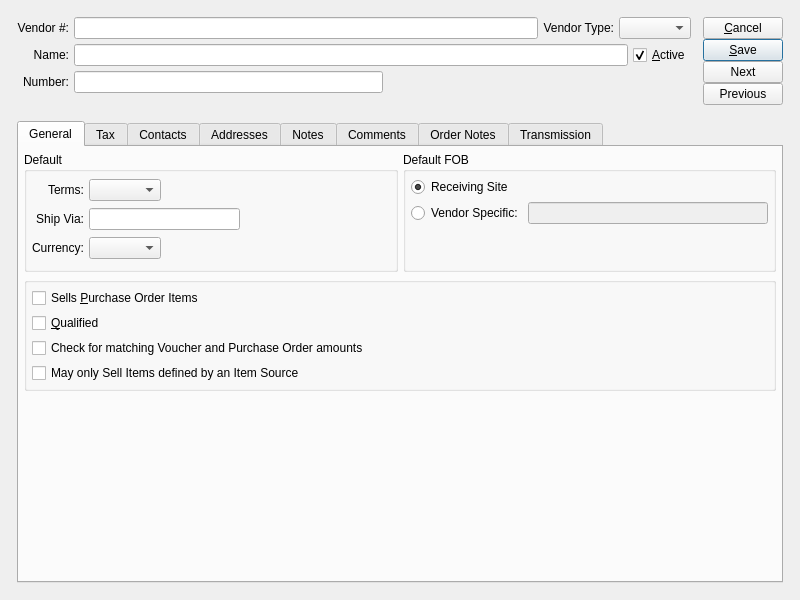
<?xml version="1.0" encoding="UTF-8"?>
<ui version="4.0">
 <comment>This file is part of the xTuple ERP: PostBooks Edition, a free and
open source Enterprise Resource Planning software suite,
Copyright (c) 1999-2010 by OpenMFG LLC, d/b/a xTuple.
It is licensed to you under the Common Public Attribution License
version 1.0, the full text of which (including xTuple-specific Exhibits)
is available at www.xtuple.com/CPAL.  By using this software, you agree
to be bound by its terms.</comment>
 <class>vendor</class>
 <widget class="QWidget" name="vendor">
  <property name="geometry">
   <rect>
    <x>0</x>
    <y>0</y>
    <width>800</width>
    <height>600</height>
   </rect>
  </property>
  <property name="windowTitle">
   <string>Vendor</string>
  </property>
  <layout class="QGridLayout">
   <item row="0" column="0">
    <layout class="QGridLayout">
     <property name="margin">
      <number>12</number>
     </property>
     <property name="spacing">
      <number>12</number>
     </property>
     <item row="0" column="0">
      <layout class="QVBoxLayout">
       <item>
        <layout class="QGridLayout">
         <item row="0" column="0">
          <widget class="QLabel" name="_numberLit">
           <property name="text">
            <string>Vendor #:</string>
           </property>
           <property name="alignment">
            <set>Qt::AlignRight|Qt::AlignTrailing|Qt::AlignVCenter</set>
           </property>
           <property name="buddy">
            <cstring>_number</cstring>
           </property>
          </widget>
         </item>
         <item row="0" column="1">
          <layout class="QHBoxLayout">
           <item>
            <widget class="XLineEdit" name="_number"/>
           </item>
           <item>
            <widget class="QLabel" name="_vendtypeLit">
             <property name="text">
              <string>Vendor Type:</string>
             </property>
             <property name="alignment">
              <set>Qt::AlignRight|Qt::AlignTrailing|Qt::AlignVCenter</set>
             </property>
             <property name="buddy">
              <cstring>_vendtype</cstring>
             </property>
            </widget>
           </item>
           <item>
            <widget class="XComboBox" name="_vendtype">
             <property name="allowNull">
              <bool>true</bool>
             </property>
             <property name="type">
              <enum>XComboBox::VendorTypes</enum>
             </property>
            </widget>
           </item>
          </layout>
         </item>
         <item row="1" column="0">
          <widget class="QLabel" name="_nameLit">
           <property name="text">
            <string>Name:</string>
           </property>
           <property name="alignment">
            <set>Qt::AlignRight|Qt::AlignTrailing|Qt::AlignVCenter</set>
           </property>
           <property name="buddy">
            <cstring>_name</cstring>
           </property>
          </widget>
         </item>
         <item row="1" column="1">
          <layout class="QHBoxLayout">
           <item>
            <widget class="XLineEdit" name="_name"/>
           </item>
           <item>
            <widget class="QCheckBox" name="_active">
             <property name="text">
              <string>&amp;Active</string>
             </property>
             <property name="checked">
              <bool>true</bool>
             </property>
            </widget>
           </item>
          </layout>
         </item>
         <item row="2" column="0">
          <widget class="QLabel" name="_accountNumberLit">
           <property name="text">
            <string>Number:</string>
           </property>
           <property name="alignment">
            <set>Qt::AlignRight|Qt::AlignTrailing|Qt::AlignVCenter</set>
           </property>
           <property name="buddy">
            <cstring>_accountNumber</cstring>
           </property>
          </widget>
         </item>
         <item row="2" column="1">
          <layout class="QHBoxLayout">
           <item>
            <widget class="XLineEdit" name="_accountNumber"/>
           </item>
           <item>
            <spacer>
             <property name="orientation">
              <enum>Qt::Horizontal</enum>
             </property>
             <property name="sizeType">
              <enum>QSizePolicy::Expanding</enum>
             </property>
             <property name="sizeHint" stdset="0">
              <size>
               <width>26</width>
               <height>10</height>
              </size>
             </property>
            </spacer>
           </item>
          </layout>
         </item>
        </layout>
       </item>
       <item>
        <spacer>
         <property name="orientation">
          <enum>Qt::Vertical</enum>
         </property>
         <property name="sizeHint" stdset="0">
          <size>
           <width>20</width>
           <height>16</height>
          </size>
         </property>
        </spacer>
       </item>
      </layout>
     </item>
     <item row="0" column="1">
      <layout class="QVBoxLayout">
       <property name="spacing">
        <number>0</number>
       </property>
       <item>
        <layout class="QVBoxLayout">
         <property name="spacing">
          <number>0</number>
         </property>
         <item>
          <widget class="QPushButton" name="_close">
           <property name="text">
            <string>&amp;Cancel</string>
           </property>
          </widget>
         </item>
         <item>
          <widget class="QPushButton" name="_save">
           <property name="text">
            <string>&amp;Save</string>
           </property>
           <property name="default">
            <bool>true</bool>
           </property>
          </widget>
         </item>
         <item>
          <widget class="QPushButton" name="_next">
           <property name="text">
            <string>Next</string>
           </property>
          </widget>
         </item>
         <item>
          <widget class="QPushButton" name="_previous">
           <property name="text">
            <string>Previous</string>
           </property>
          </widget>
         </item>
         <item>
          <spacer name="verticalSpacer">
           <property name="orientation">
            <enum>Qt::Vertical</enum>
           </property>
           <property name="sizeHint" stdset="0">
            <size>
             <width>20</width>
             <height>0</height>
            </size>
           </property>
          </spacer>
         </item>
        </layout>
       </item>
       <item>
        <spacer>
         <property name="orientation">
          <enum>Qt::Vertical</enum>
         </property>
         <property name="sizeType">
          <enum>QSizePolicy::Expanding</enum>
         </property>
         <property name="sizeHint" stdset="0">
          <size>
           <width>20</width>
           <height>0</height>
          </size>
         </property>
        </spacer>
       </item>
      </layout>
     </item>
     <item row="1" column="0" colspan="2">
      <widget class="QTabWidget" name="_tabs">
       <property name="sizePolicy">
        <sizepolicy hsizetype="Expanding" vsizetype="Expanding">
         <horstretch>0</horstretch>
         <verstretch>1</verstretch>
        </sizepolicy>
       </property>
       <property name="currentIndex">
        <number>0</number>
       </property>
       <widget class="QWidget" name="generalTab">
        <attribute name="title">
         <string>General</string>
        </attribute>
        <layout class="QGridLayout">
         <item row="0" column="0">
          <layout class="QVBoxLayout">
           <item>
            <layout class="QGridLayout">
             <item row="0" column="0">
              <widget class="QGroupBox" name="_defaultGroup">
               <property name="title">
                <string>Default</string>
               </property>
               <layout class="QGridLayout">
                <item row="0" column="0">
                 <widget class="QLabel" name="_defaultTermsLit">
                  <property name="text">
                   <string>Terms:</string>
                  </property>
                  <property name="alignment">
                   <set>Qt::AlignRight|Qt::AlignTrailing|Qt::AlignVCenter</set>
                  </property>
                 </widget>
                </item>
                <item row="0" column="1">
                 <layout class="QHBoxLayout">
                  <item>
                   <widget class="XComboBox" name="_defaultTerms">
                    <property name="allowNull">
                     <bool>true</bool>
                    </property>
                    <property name="type">
                     <enum>XComboBox::APTerms</enum>
                    </property>
                   </widget>
                  </item>
                  <item>
                   <spacer>
                    <property name="orientation">
                     <enum>Qt::Horizontal</enum>
                    </property>
                    <property name="sizeType">
                     <enum>QSizePolicy::Expanding</enum>
                    </property>
                    <property name="sizeHint" stdset="0">
                     <size>
                      <width>61</width>
                      <height>20</height>
                     </size>
                    </property>
                   </spacer>
                  </item>
                 </layout>
                </item>
                <item row="1" column="0">
                 <widget class="QLabel" name="_defaultShipViaLit">
                  <property name="text">
                   <string>Ship Via:</string>
                  </property>
                  <property name="alignment">
                   <set>Qt::AlignRight|Qt::AlignTrailing|Qt::AlignVCenter</set>
                  </property>
                 </widget>
                </item>
                <item row="1" column="1">
                 <layout class="QHBoxLayout">
                  <item>
                   <widget class="XLineEdit" name="_defaultShipVia"/>
                  </item>
                  <item>
                   <spacer>
                    <property name="orientation">
                     <enum>Qt::Horizontal</enum>
                    </property>
                    <property name="sizeHint" stdset="0">
                     <size>
                      <width>40</width>
                      <height>20</height>
                     </size>
                    </property>
                   </spacer>
                  </item>
                 </layout>
                </item>
                <item row="2" column="0">
                 <widget class="QLabel" name="_defaultCurrLit">
                  <property name="text">
                   <string>Currency:</string>
                  </property>
                 </widget>
                </item>
                <item row="2" column="1">
                 <layout class="QHBoxLayout">
                  <item>
                   <widget class="XComboBox" name="_defaultCurr">
                    <property name="type">
                     <enum>XComboBox::Currencies</enum>
                    </property>
                   </widget>
                  </item>
                  <item>
                   <spacer>
                    <property name="orientation">
                     <enum>Qt::Horizontal</enum>
                    </property>
                    <property name="sizeType">
                     <enum>QSizePolicy::Expanding</enum>
                    </property>
                    <property name="sizeHint" stdset="0">
                     <size>
                      <width>141</width>
                      <height>20</height>
                     </size>
                    </property>
                   </spacer>
                  </item>
                 </layout>
                </item>
               </layout>
              </widget>
             </item>
             <item row="0" column="1">
              <widget class="QGroupBox" name="_defaultFOBGroup">
               <property name="title">
                <string>Default FOB</string>
               </property>
               <layout class="QGridLayout">
                <item row="0" column="0">
                 <layout class="QVBoxLayout">
                  <item>
                   <layout class="QGridLayout">
                    <item row="0" column="0" colspan="2">
                     <widget class="QRadioButton" name="_useWarehouseFOB">
                      <property name="text">
                       <string>Receiving Site</string>
                      </property>
                      <property name="checked">
                       <bool>true</bool>
                      </property>
                     </widget>
                    </item>
                    <item row="1" column="0">
                     <widget class="QRadioButton" name="_useVendorFOB">
                      <property name="text">
                       <string>Vendor Specific:</string>
                      </property>
                     </widget>
                    </item>
                    <item row="1" column="1">
                     <widget class="XLineEdit" name="_vendorFOB">
                      <property name="enabled">
                       <bool>false</bool>
                      </property>
                     </widget>
                    </item>
                   </layout>
                  </item>
                  <item>
                   <spacer>
                    <property name="orientation">
                     <enum>Qt::Vertical</enum>
                    </property>
                    <property name="sizeHint" stdset="0">
                     <size>
                      <width>20</width>
                      <height>40</height>
                     </size>
                    </property>
                   </spacer>
                  </item>
                 </layout>
                </item>
               </layout>
              </widget>
             </item>
             <item row="1" column="0" colspan="2">
              <widget class="QGroupBox" name="_settingsGroup">
               <property name="title">
                <string/>
               </property>
               <layout class="QGridLayout">
                <item row="0" column="0">
                 <widget class="QCheckBox" name="_poItems">
                  <property name="text">
                   <string>Sells &amp;Purchase Order Items</string>
                  </property>
                 </widget>
                </item>
                <item row="1" column="0">
                 <widget class="QCheckBox" name="_qualified">
                  <property name="text">
                   <string>&amp;Qualified</string>
                  </property>
                 </widget>
                </item>
                <item row="2" column="0">
                 <widget class="QCheckBox" name="_match">
                  <property name="text">
                   <string>Check for matching Voucher and Purchase Order amounts</string>
                  </property>
                 </widget>
                </item>
                <item row="3" column="0">
                 <widget class="QCheckBox" name="_restrictToItemSource">
                  <property name="text">
                   <string>May only Sell Items defined by an Item Source</string>
                  </property>
                 </widget>
                </item>
               </layout>
              </widget>
             </item>
            </layout>
           </item>
           <item>
            <spacer>
             <property name="orientation">
              <enum>Qt::Vertical</enum>
             </property>
             <property name="sizeType">
              <enum>QSizePolicy::Expanding</enum>
             </property>
             <property name="sizeHint" stdset="0">
              <size>
               <width>16</width>
               <height>16</height>
              </size>
             </property>
            </spacer>
           </item>
          </layout>
         </item>
        </layout>
       </widget>
       <widget class="QWidget" name="taxTab">
        <attribute name="title">
         <string>Tax</string>
        </attribute>
        <layout class="QGridLayout">
         <item row="0" column="0">
          <widget class="QCheckBox" name="_receives1099">
           <property name="text">
            <string>Receives a &amp;1099</string>
           </property>
          </widget>
         </item>
         <item row="1" column="0">
          <layout class="QHBoxLayout">
           <property name="spacing">
            <number>5</number>
           </property>
           <item>
            <widget class="QLabel" name="_taxzoneLit">
             <property name="text">
              <string>Default Tax Zone:</string>
             </property>
             <property name="alignment">
              <set>Qt::AlignRight|Qt::AlignTrailing|Qt::AlignVCenter</set>
             </property>
             <property name="buddy">
              <cstring>_taxzone</cstring>
             </property>
            </widget>
           </item>
           <item>
            <widget class="XComboBox" name="_taxzone">
             <property name="allowNull">
              <bool>true</bool>
             </property>
             <property name="nullStr">
              <string>None</string>
             </property>
             <property name="type">
              <enum>XComboBox::TaxZones</enum>
             </property>
            </widget>
           </item>
           <item>
            <spacer>
             <property name="orientation">
              <enum>Qt::Horizontal</enum>
             </property>
             <property name="sizeHint" stdset="0">
              <size>
               <width>40</width>
               <height>20</height>
              </size>
             </property>
            </spacer>
           </item>
          </layout>
         </item>
         <item row="2" column="0">
          <layout class="QHBoxLayout">
           <item>
            <layout class="QVBoxLayout">
             <property name="spacing">
              <number>0</number>
             </property>
             <item>
              <widget class="QLabel" name="_taxregLit">
               <property name="text">
                <string>Tax Registration Numbers:</string>
               </property>
               <property name="buddy">
                <cstring>_taxreg</cstring>
               </property>
              </widget>
             </item>
             <item>
              <layout class="QHBoxLayout">
               <item>
                <widget class="XTreeWidget" name="_taxreg"/>
               </item>
               <item>
                <layout class="QVBoxLayout">
                 <property name="spacing">
                  <number>0</number>
                 </property>
                 <item>
                  <widget class="QPushButton" name="_newTaxreg">
                   <property name="text">
                    <string>New</string>
                   </property>
                  </widget>
                 </item>
                 <item>
                  <widget class="QPushButton" name="_editTaxreg">
                   <property name="enabled">
                    <bool>false</bool>
                   </property>
                   <property name="text">
                    <string>Edit</string>
                   </property>
                  </widget>
                 </item>
                 <item>
                  <widget class="QPushButton" name="_viewTaxreg">
                   <property name="enabled">
                    <bool>false</bool>
                   </property>
                   <property name="text">
                    <string>View</string>
                   </property>
                  </widget>
                 </item>
                 <item>
                  <widget class="QPushButton" name="_deleteTaxreg">
                   <property name="enabled">
                    <bool>false</bool>
                   </property>
                   <property name="text">
                    <string>Delete</string>
                   </property>
                  </widget>
                 </item>
                 <item>
                  <spacer>
                   <property name="orientation">
                    <enum>Qt::Vertical</enum>
                   </property>
                   <property name="sizeHint" stdset="0">
                    <size>
                     <width>20</width>
                     <height>40</height>
                    </size>
                   </property>
                  </spacer>
                 </item>
                </layout>
               </item>
              </layout>
             </item>
            </layout>
           </item>
           <item>
            <spacer>
             <property name="orientation">
              <enum>Qt::Horizontal</enum>
             </property>
             <property name="sizeHint" stdset="0">
              <size>
               <width>40</width>
               <height>20</height>
              </size>
             </property>
            </spacer>
           </item>
          </layout>
         </item>
        </layout>
       </widget>
       <widget class="QWidget" name="contactTab">
        <attribute name="title">
         <string>Contacts</string>
        </attribute>
        <layout class="QGridLayout">
         <item row="0" column="0">
          <widget class="QGroupBox" name="_contact1Box">
           <property name="title">
            <string>Contact 1</string>
           </property>
           <layout class="QHBoxLayout">
            <property name="spacing">
             <number>0</number>
            </property>
            <property name="margin">
             <number>2</number>
            </property>
            <item>
             <widget class="ContactCluster" name="_contact1">
              <property name="minimalLayout">
               <bool>true</bool>
              </property>
              <property name="initialsVisible" stdset="0">
               <bool>false</bool>
              </property>
             </widget>
            </item>
           </layout>
          </widget>
         </item>
         <item row="1" column="0">
          <widget class="QGroupBox" name="_contact2Box">
           <property name="title">
            <string>Contact 2</string>
           </property>
           <layout class="QHBoxLayout">
            <property name="spacing">
             <number>0</number>
            </property>
            <property name="margin">
             <number>2</number>
            </property>
            <item>
             <widget class="ContactCluster" name="_contact2">
              <property name="minimalLayout">
               <bool>true</bool>
              </property>
             </widget>
            </item>
           </layout>
          </widget>
         </item>
         <item row="2" column="0">
          <spacer>
           <property name="orientation">
            <enum>Qt::Vertical</enum>
           </property>
           <property name="sizeType">
            <enum>QSizePolicy::Expanding</enum>
           </property>
           <property name="sizeHint" stdset="0">
            <size>
             <width>20</width>
             <height>0</height>
            </size>
           </property>
          </spacer>
         </item>
        </layout>
       </widget>
       <widget class="QWidget" name="addressTab">
        <attribute name="title">
         <string>Addresses</string>
        </attribute>
        <layout class="QGridLayout">
         <item row="0" column="0">
          <layout class="QHBoxLayout">
           <property name="spacing">
            <number>12</number>
           </property>
           <item>
            <widget class="QRadioButton" name="_mainButton">
             <property name="text">
              <string>Main</string>
             </property>
             <property name="checked">
              <bool>true</bool>
             </property>
            </widget>
           </item>
           <item>
            <widget class="QRadioButton" name="_altButton">
             <property name="text">
              <string>Alternates</string>
             </property>
            </widget>
           </item>
           <item>
            <spacer>
             <property name="orientation">
              <enum>Qt::Horizontal</enum>
             </property>
             <property name="sizeHint" stdset="0">
              <size>
               <width>40</width>
               <height>20</height>
              </size>
             </property>
            </spacer>
           </item>
          </layout>
         </item>
         <item row="1" column="0">
          <widget class="QStackedWidget" name="_addressStack">
           <property name="currentIndex">
            <number>0</number>
           </property>
           <widget class="QWidget" name="page">
            <layout class="QGridLayout">
             <item row="0" column="0">
              <layout class="QVBoxLayout">
               <item>
                <layout class="QHBoxLayout">
                 <item>
                  <widget class="AddressCluster" name="_address"/>
                 </item>
                 <item>
                  <spacer>
                   <property name="orientation">
                    <enum>Qt::Horizontal</enum>
                   </property>
                   <property name="sizeHint" stdset="0">
                    <size>
                     <width>40</width>
                     <height>20</height>
                    </size>
                   </property>
                  </spacer>
                 </item>
                </layout>
               </item>
               <item>
                <spacer>
                 <property name="orientation">
                  <enum>Qt::Vertical</enum>
                 </property>
                 <property name="sizeHint" stdset="0">
                  <size>
                   <width>20</width>
                   <height>40</height>
                  </size>
                 </property>
                </spacer>
               </item>
              </layout>
             </item>
            </layout>
           </widget>
           <widget class="QWidget" name="page_2">
            <layout class="QGridLayout">
             <item row="0" column="0">
              <layout class="QHBoxLayout">
               <item>
                <widget class="XTreeWidget" name="_vendaddr">
                 <property name="sizePolicy">
                  <sizepolicy hsizetype="Expanding" vsizetype="Expanding">
                   <horstretch>0</horstretch>
                   <verstretch>0</verstretch>
                  </sizepolicy>
                 </property>
                </widget>
               </item>
               <item>
                <layout class="QVBoxLayout">
                 <property name="spacing">
                  <number>5</number>
                 </property>
                 <item>
                  <widget class="QPushButton" name="_printAddresses">
                   <property name="text">
                    <string>Print</string>
                   </property>
                  </widget>
                 </item>
                 <item>
                  <layout class="QVBoxLayout">
                   <property name="spacing">
                    <number>0</number>
                   </property>
                   <item>
                    <widget class="QPushButton" name="_newAddress">
                     <property name="text">
                      <string>&amp;New</string>
                     </property>
                    </widget>
                   </item>
                   <item>
                    <widget class="QPushButton" name="_editAddress">
                     <property name="enabled">
                      <bool>false</bool>
                     </property>
                     <property name="text">
                      <string>&amp;Edit</string>
                     </property>
                    </widget>
                   </item>
                   <item>
                    <widget class="QPushButton" name="_viewAddress">
                     <property name="enabled">
                      <bool>false</bool>
                     </property>
                     <property name="text">
                      <string>&amp;View</string>
                     </property>
                    </widget>
                   </item>
                   <item>
                    <widget class="QPushButton" name="_deleteAddress">
                     <property name="enabled">
                      <bool>false</bool>
                     </property>
                     <property name="text">
                      <string>&amp;Delete</string>
                     </property>
                    </widget>
                   </item>
                   <item>
                    <spacer>
                     <property name="orientation">
                      <enum>Qt::Vertical</enum>
                     </property>
                     <property name="sizeType">
                      <enum>QSizePolicy::Expanding</enum>
                     </property>
                     <property name="sizeHint" stdset="0">
                      <size>
                       <width>20</width>
                       <height>0</height>
                      </size>
                     </property>
                    </spacer>
                   </item>
                  </layout>
                 </item>
                </layout>
               </item>
              </layout>
             </item>
            </layout>
           </widget>
          </widget>
         </item>
        </layout>
       </widget>
       <widget class="QWidget" name="notesTab">
        <attribute name="title">
         <string>Notes</string>
        </attribute>
        <layout class="QGridLayout">
         <item row="0" column="0">
          <widget class="QTextEdit" name="_notes"/>
         </item>
        </layout>
       </widget>
       <widget class="QWidget" name="commentsTab">
        <attribute name="title">
         <string>Comments</string>
        </attribute>
        <layout class="QGridLayout">
         <item row="0" column="0">
          <widget class="Comments" name="_comments">
           <property name="focusPolicy">
            <enum>Qt::StrongFocus</enum>
           </property>
           <property name="type">
            <enum>Comments::Vendor</enum>
           </property>
          </widget>
         </item>
        </layout>
       </widget>
       <widget class="QWidget" name="ponotesTab">
        <attribute name="title">
         <string>Order Notes</string>
        </attribute>
        <layout class="QGridLayout">
         <item row="0" column="0">
          <widget class="QTextEdit" name="_poComments"/>
         </item>
        </layout>
       </widget>
       <widget class="QWidget" name="ediTab">
        <attribute name="title">
         <string>Transmission</string>
        </attribute>
        <layout class="QGridLayout">
         <item row="0" column="0">
          <layout class="QHBoxLayout">
           <property name="spacing">
            <number>12</number>
           </property>
           <item>
            <widget class="QRadioButton" name="_checksButton">
             <property name="text">
              <string>Checks</string>
             </property>
            </widget>
           </item>
           <item>
            <spacer>
             <property name="orientation">
              <enum>Qt::Horizontal</enum>
             </property>
             <property name="sizeHint" stdset="0">
              <size>
               <width>40</width>
               <height>20</height>
              </size>
             </property>
            </spacer>
           </item>
          </layout>
         </item>
         <item row="1" column="0">
          <widget class="QStackedWidget" name="_transmitStack">
           <property name="currentIndex">
            <number>0</number>
           </property>
           <widget class="QWidget" name="_emptyPage">
            <layout class="QHBoxLayout" name="horizontalLayout"/>
           </widget>
           <widget class="QWidget" name="_eftPage">
            <layout class="QGridLayout">
             <item row="0" column="0">
              <widget class="QGroupBox" name="_achGroup">
               <property name="title">
                <string>Enable EFT Check Printing</string>
               </property>
               <property name="checkable">
                <bool>true</bool>
               </property>
               <property name="checked">
                <bool>false</bool>
               </property>
               <layout class="QGridLayout">
                <item row="0" column="0">
                 <widget class="QLabel" name="_routingNumberLit">
                  <property name="text">
                   <string>Routing Number:</string>
                  </property>
                  <property name="alignment">
                   <set>Qt::AlignRight|Qt::AlignTrailing|Qt::AlignVCenter</set>
                  </property>
                  <property name="buddy">
                   <cstring>_accountNumber</cstring>
                  </property>
                 </widget>
                </item>
                <item row="0" column="1">
                 <widget class="XLineEdit" name="_routingNumber"/>
                </item>
                <item row="0" column="2">
                 <spacer>
                  <property name="orientation">
                   <enum>Qt::Horizontal</enum>
                  </property>
                  <property name="sizeHint" stdset="0">
                   <size>
                    <width>261</width>
                    <height>16</height>
                   </size>
                  </property>
                 </spacer>
                </item>
                <item row="1" column="0">
                 <widget class="QLabel" name="_achAccountNumberLit">
                  <property name="text">
                   <string>Account Number:</string>
                  </property>
                  <property name="alignment">
                   <set>Qt::AlignRight|Qt::AlignTrailing|Qt::AlignVCenter</set>
                  </property>
                 </widget>
                </item>
                <item row="1" column="1">
                 <widget class="XLineEdit" name="_achAccountNumber"/>
                </item>
                <item row="2" column="0">
                 <widget class="QLabel" name="_accounTypeLit">
                  <property name="text">
                   <string>Account Type:</string>
                  </property>
                  <property name="alignment">
                   <set>Qt::AlignRight|Qt::AlignTrailing|Qt::AlignVCenter</set>
                  </property>
                 </widget>
                </item>
                <item row="2" column="1">
                 <widget class="XComboBox" name="_accountType"/>
                </item>
                <item row="4" column="0" colspan="2">
                 <widget class="QGroupBox" name="_useACHSpecial">
                  <property name="title">
                   <string>Use Instead of Vendor Number and Name:</string>
                  </property>
                  <property name="checkable">
                   <bool>true</bool>
                  </property>
                  <layout class="QGridLayout">
                   <item row="0" column="0">
                    <widget class="QLabel" name="_individualIdLit">
                     <property name="text">
                      <string>Identification Number:</string>
                     </property>
                     <property name="alignment">
                      <set>Qt::AlignRight|Qt::AlignTrailing|Qt::AlignVCenter</set>
                     </property>
                     <property name="buddy">
                      <cstring>_accountNumber</cstring>
                     </property>
                    </widget>
                   </item>
                   <item row="0" column="1">
                    <widget class="XLineEdit" name="_individualId">
                     <property name="maxLength">
                      <number>15</number>
                     </property>
                    </widget>
                   </item>
                   <item row="1" column="0">
                    <widget class="QLabel" name="_individualNameLit">
                     <property name="text">
                      <string>Name:</string>
                     </property>
                     <property name="alignment">
                      <set>Qt::AlignRight|Qt::AlignTrailing|Qt::AlignVCenter</set>
                     </property>
                     <property name="buddy">
                      <cstring>_accountNumber</cstring>
                     </property>
                    </widget>
                   </item>
                   <item row="1" column="1">
                    <widget class="XLineEdit" name="_individualName">
                     <property name="maxLength">
                      <number>22</number>
                     </property>
                    </widget>
                   </item>
                  </layout>
                 </widget>
                </item>
                <item row="5" column="0" colspan="3">
                 <spacer>
                  <property name="orientation">
                   <enum>Qt::Vertical</enum>
                  </property>
                  <property name="sizeHint" stdset="0">
                   <size>
                    <width>20</width>
                    <height>40</height>
                   </size>
                  </property>
                 </spacer>
                </item>
                <item row="3" column="0">
                 <spacer>
                  <property name="orientation">
                   <enum>Qt::Vertical</enum>
                  </property>
                  <property name="sizeType">
                   <enum>QSizePolicy::Fixed</enum>
                  </property>
                  <property name="sizeHint" stdset="0">
                   <size>
                    <width>20</width>
                    <height>10</height>
                   </size>
                  </property>
                 </spacer>
                </item>
               </layout>
              </widget>
             </item>
            </layout>
           </widget>
          </widget>
         </item>
        </layout>
       </widget>
      </widget>
     </item>
    </layout>
   </item>
  </layout>
 </widget>
 <layoutdefault spacing="5" margin="5"/>
 <pixmapfunction>qPixmapFromMimeSource</pixmapfunction>
 <customwidgets>
  <customwidget>
   <class>AddressCluster</class>
   <extends>QWidget</extends>
   <header>addresscluster.h</header>
  </customwidget>
  <customwidget>
   <class>Comments</class>
   <extends>QWidget</extends>
   <header>comments.h</header>
  </customwidget>
  <customwidget>
   <class>ContactCluster</class>
   <extends>QWidget</extends>
   <header>contactcluster.h</header>
  </customwidget>
  <customwidget>
   <class>XComboBox</class>
   <extends>QComboBox</extends>
   <header>xcombobox.h</header>
  </customwidget>
  <customwidget>
   <class>XLineEdit</class>
   <extends>QLineEdit</extends>
   <header>xlineedit.h</header>
   <container>1</container>
  </customwidget>
  <customwidget>
   <class>XTreeWidget</class>
   <extends>QTreeWidget</extends>
   <header>xtreewidget.h</header>
   <container>1</container>
  </customwidget>
 </customwidgets>
 <tabstops>
  <tabstop>_number</tabstop>
  <tabstop>_vendtype</tabstop>
  <tabstop>_name</tabstop>
  <tabstop>_active</tabstop>
  <tabstop>_accountNumber</tabstop>
  <tabstop>_address</tabstop>
  <tabstop>_defaultTerms</tabstop>
  <tabstop>_defaultShipVia</tabstop>
  <tabstop>_defaultCurr</tabstop>
  <tabstop>_useWarehouseFOB</tabstop>
  <tabstop>_useVendorFOB</tabstop>
  <tabstop>_vendorFOB</tabstop>
  <tabstop>_poItems</tabstop>
  <tabstop>_restrictToItemSource</tabstop>
  <tabstop>_qualified</tabstop>
  <tabstop>_match</tabstop>
  <tabstop>_tabs</tabstop>
  <tabstop>_receives1099</tabstop>
  <tabstop>_taxzone</tabstop>
  <tabstop>_taxreg</tabstop>
  <tabstop>_newTaxreg</tabstop>
  <tabstop>_editTaxreg</tabstop>
  <tabstop>_viewTaxreg</tabstop>
  <tabstop>_deleteTaxreg</tabstop>
  <tabstop>_contact1</tabstop>
  <tabstop>_contact2</tabstop>
  <tabstop>_vendaddr</tabstop>
  <tabstop>_printAddresses</tabstop>
  <tabstop>_newAddress</tabstop>
  <tabstop>_editAddress</tabstop>
  <tabstop>_viewAddress</tabstop>
  <tabstop>_deleteAddress</tabstop>
  <tabstop>_notes</tabstop>
  <tabstop>_comments</tabstop>
  <tabstop>_poComments</tabstop>
  <tabstop>_achGroup</tabstop>
  <tabstop>_routingNumber</tabstop>
  <tabstop>_achAccountNumber</tabstop>
  <tabstop>_individualId</tabstop>
  <tabstop>_individualName</tabstop>
  <tabstop>_previous</tabstop>
  <tabstop>_mainButton</tabstop>
  <tabstop>_close</tabstop>
  <tabstop>_next</tabstop>
  <tabstop>_save</tabstop>
  <tabstop>_altButton</tabstop>
 </tabstops>
 <resources/>
 <connections>
  <connection>
   <sender>_close</sender>
   <signal>clicked()</signal>
   <receiver>vendor</receiver>
   <slot>close()</slot>
   <hints>
    <hint type="sourcelabel">
     <x>774</x>
     <y>56</y>
    </hint>
    <hint type="destinationlabel">
     <x>20</x>
     <y>20</y>
    </hint>
   </hints>
  </connection>
  <connection>
   <sender>_useVendorFOB</sender>
   <signal>toggled(bool)</signal>
   <receiver>_vendorFOB</receiver>
   <slot>setEnabled(bool)</slot>
   <hints>
    <hint type="sourcelabel">
     <x>561</x>
     <y>283</y>
    </hint>
    <hint type="destinationlabel">
     <x>741</x>
     <y>283</y>
    </hint>
   </hints>
  </connection>
  <connection>
   <sender>_vendaddr</sender>
   <signal>valid(bool)</signal>
   <receiver>_viewAddress</receiver>
   <slot>setEnabled(bool)</slot>
   <hints>
    <hint type="sourcelabel">
     <x>39</x>
     <y>235</y>
    </hint>
    <hint type="destinationlabel">
     <x>138</x>
     <y>264</y>
    </hint>
   </hints>
  </connection>
  <connection>
   <sender>_taxreg</sender>
   <signal>valid(bool)</signal>
   <receiver>_editTaxreg</receiver>
   <slot>setEnabled(bool)</slot>
   <hints>
    <hint type="sourcelabel">
     <x>255</x>
     <y>397</y>
    </hint>
    <hint type="destinationlabel">
     <x>311</x>
     <y>321</y>
    </hint>
   </hints>
  </connection>
  <connection>
   <sender>_taxreg</sender>
   <signal>valid(bool)</signal>
   <receiver>_viewTaxreg</receiver>
   <slot>setEnabled(bool)</slot>
   <hints>
    <hint type="sourcelabel">
     <x>219</x>
     <y>438</y>
    </hint>
    <hint type="destinationlabel">
     <x>311</x>
     <y>358</y>
    </hint>
   </hints>
  </connection>
  <connection>
   <sender>_taxreg</sender>
   <signal>valid(bool)</signal>
   <receiver>_deleteTaxreg</receiver>
   <slot>setEnabled(bool)</slot>
   <hints>
    <hint type="sourcelabel">
     <x>252</x>
     <y>467</y>
    </hint>
    <hint type="destinationlabel">
     <x>311</x>
     <y>382</y>
    </hint>
   </hints>
  </connection>
  <connection>
   <sender>_taxreg</sender>
   <signal>itemSelected(int)</signal>
   <receiver>_editTaxreg</receiver>
   <slot>animateClick()</slot>
   <hints>
    <hint type="sourcelabel">
     <x>275</x>
     <y>416</y>
    </hint>
    <hint type="destinationlabel">
     <x>311</x>
     <y>334</y>
    </hint>
   </hints>
  </connection>
 </connections>
</ui>
